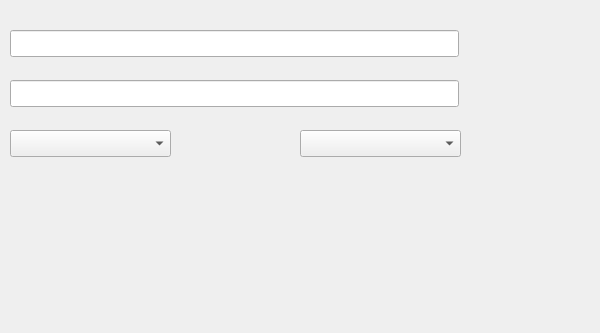
<?xml version="1.0" encoding="UTF-8"?>
<ui version="4.0">
 <class>Form</class>
 <widget class="QWidget" name="Form">
  <property name="geometry">
   <rect>
    <x>0</x>
    <y>0</y>
    <width>600</width>
    <height>333</height>
   </rect>
  </property>
  <property name="windowTitle">
   <string>Form</string>
  </property>
  <widget class="QLineEdit" name="uiCollection">
   <property name="geometry">
    <rect>
     <x>10</x>
     <y>30</y>
     <width>449</width>
     <height>27</height>
    </rect>
   </property>
   <property name="readOnly">
    <bool>true</bool>
   </property>
  </widget>
  <widget class="QLineEdit" name="uiName">
   <property name="geometry">
    <rect>
     <x>10</x>
     <y>80</y>
     <width>449</width>
     <height>27</height>
    </rect>
   </property>
   <property name="readOnly">
    <bool>true</bool>
   </property>
  </widget>
  <widget class="QComboBox" name="uiType">
   <property name="geometry">
    <rect>
     <x>10</x>
     <y>130</y>
     <width>161</width>
     <height>27</height>
    </rect>
   </property>
  </widget>
  <widget class="QComboBox" name="uiUnit">
   <property name="geometry">
    <rect>
     <x>300</x>
     <y>130</y>
     <width>161</width>
     <height>27</height>
    </rect>
   </property>
  </widget>
 </widget>
 <resources/>
 <connections/>
</ui>
